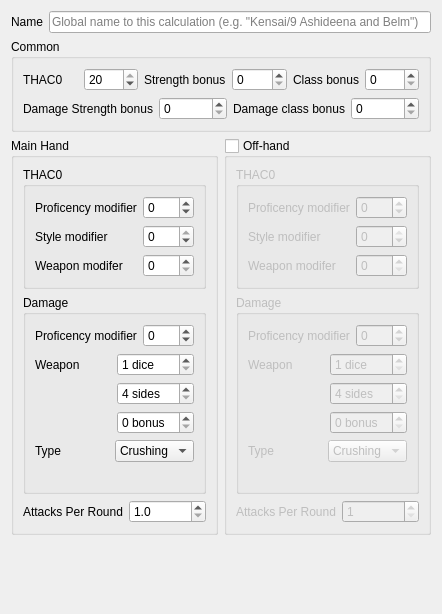
<?xml version="1.0" encoding="UTF-8"?>
<ui version="4.0">
 <class>configuration</class>
 <widget class="QWidget" name="configuration">
  <property name="geometry">
   <rect>
    <x>0</x>
    <y>0</y>
    <width>442</width>
    <height>614</height>
   </rect>
  </property>
  <layout class="QVBoxLayout" name="verticalLayout_6">
   <item>
    <layout class="QHBoxLayout" name="horizontalLayout_2">
     <item>
      <widget class="QLabel" name="nameLabel">
       <property name="text">
        <string>Name</string>
       </property>
      </widget>
     </item>
     <item>
      <widget class="QLineEdit" name="name">
       <property name="placeholderText">
        <string>Global name to this calculation (e.g. &quot;Kensai/9 Ashideena and Belm&quot;)</string>
       </property>
      </widget>
     </item>
    </layout>
   </item>
   <item>
    <widget class="QGroupBox" name="commonGroup">
     <property name="title">
      <string>Common</string>
     </property>
     <layout class="QVBoxLayout" name="verticalLayout">
      <item>
       <layout class="QHBoxLayout" name="horizontalLayout">
        <item>
         <widget class="QLabel" name="baseThac0Label">
          <property name="text">
           <string>THAC0</string>
          </property>
         </widget>
        </item>
        <item>
         <widget class="QSpinBox" name="baseThac0">
          <property name="maximum">
           <number>20</number>
          </property>
          <property name="value">
           <number>20</number>
          </property>
         </widget>
        </item>
        <item>
         <widget class="QLabel" name="strengthThac0BonusLabel">
          <property name="text">
           <string>Strength bonus</string>
          </property>
         </widget>
        </item>
        <item>
         <widget class="QSpinBox" name="strengthThac0Bonus"/>
        </item>
        <item>
         <widget class="QLabel" name="classThac0BonusLabel">
          <property name="text">
           <string>Class bonus</string>
          </property>
         </widget>
        </item>
        <item>
         <widget class="QSpinBox" name="classThac0Bonus"/>
        </item>
       </layout>
      </item>
      <item>
       <layout class="QHBoxLayout" name="horizontalLayout_3">
        <item>
         <widget class="QLabel" name="strengthDamageBonusLabel">
          <property name="text">
           <string>Damage Strength bonus</string>
          </property>
         </widget>
        </item>
        <item>
         <widget class="QSpinBox" name="strengthDamageBonus"/>
        </item>
        <item>
         <widget class="QLabel" name="classDamageBonusLabel">
          <property name="text">
           <string>Damage class bonus</string>
          </property>
         </widget>
        </item>
        <item>
         <widget class="QSpinBox" name="classDamageBonus"/>
        </item>
       </layout>
      </item>
     </layout>
    </widget>
   </item>
   <item>
    <layout class="QHBoxLayout" name="horizontalLayout_8">
     <item>
      <widget class="QGroupBox" name="mainHandGroup">
       <property name="title">
        <string>Main Hand</string>
       </property>
       <layout class="QVBoxLayout" name="verticalLayout_4">
        <item>
         <widget class="QGroupBox" name="mainHandThac0Group">
          <property name="title">
           <string>THAC0</string>
          </property>
          <layout class="QGridLayout" name="gridLayout_4">
           <item row="0" column="0">
            <widget class="QLabel" name="proficiencyThac0Modifier1Label">
             <property name="text">
              <string>Proficency modifier</string>
             </property>
            </widget>
           </item>
           <item row="0" column="1">
            <widget class="QSpinBox" name="proficiencyThac0Modifier1">
             <property name="minimum">
              <number>-5</number>
             </property>
             <property name="maximum">
              <number>3</number>
             </property>
            </widget>
           </item>
           <item row="1" column="0">
            <widget class="QLabel" name="styleModifier1Label">
             <property name="text">
              <string>Style modifier</string>
             </property>
            </widget>
           </item>
           <item row="1" column="1">
            <widget class="QSpinBox" name="styleModifier1">
             <property name="minimum">
              <number>-4</number>
             </property>
             <property name="maximum">
              <number>0</number>
             </property>
            </widget>
           </item>
           <item row="2" column="0">
            <widget class="QLabel" name="weaponThac0Modifier1Label">
             <property name="text">
              <string>Weapon modifer</string>
             </property>
            </widget>
           </item>
           <item row="2" column="1">
            <widget class="QSpinBox" name="weaponThac0Modifier1">
             <property name="maximum">
              <number>6</number>
             </property>
            </widget>
           </item>
          </layout>
         </widget>
        </item>
        <item>
         <widget class="QGroupBox" name="mainHandDamageGroup">
          <property name="title">
           <string>Damage</string>
          </property>
          <layout class="QVBoxLayout" name="verticalLayout_2">
           <item>
            <layout class="QHBoxLayout" name="horizontalLayout_4">
             <item>
              <widget class="QLabel" name="proficiencyDamageModifier1Label">
               <property name="text">
                <string>Proficency modifier</string>
               </property>
              </widget>
             </item>
             <item>
              <widget class="QSpinBox" name="proficiencyDamageModifier1">
               <property name="minimum">
                <number>-1</number>
               </property>
               <property name="maximum">
                <number>5</number>
               </property>
              </widget>
             </item>
            </layout>
           </item>
           <item>
            <layout class="QGridLayout" name="damageDice1Layout">
             <item row="0" column="1">
              <widget class="QSpinBox" name="weaponDamageDiceNumber1">
               <property name="suffix">
                <string> dice</string>
               </property>
               <property name="minimum">
                <number>1</number>
               </property>
               <property name="maximum">
                <number>20</number>
               </property>
              </widget>
             </item>
             <item row="1" column="1">
              <widget class="QSpinBox" name="weaponDamageDiceSide1">
               <property name="suffix">
                <string> sides</string>
               </property>
               <property name="minimum">
                <number>4</number>
               </property>
               <property name="maximum">
                <number>20</number>
               </property>
              </widget>
             </item>
             <item row="2" column="1">
              <widget class="QSpinBox" name="weaponDamageDiceBonus1">
               <property name="suffix">
                <string> bonus</string>
               </property>
               <property name="maximum">
                <number>10</number>
               </property>
              </widget>
             </item>
             <item row="0" column="0">
              <widget class="QLabel" name="weaponDamageDiceLabel1">
               <property name="text">
                <string>Weapon</string>
               </property>
              </widget>
             </item>
            </layout>
           </item>
           <item>
            <layout class="QHBoxLayout" name="horizontalLayout_5">
             <item>
              <widget class="QLabel" name="damageType1Label">
               <property name="text">
                <string>Type</string>
               </property>
              </widget>
             </item>
             <item>
              <widget class="QComboBox" name="damageType1">
               <item>
                <property name="text">
                 <string>Crushing</string>
                </property>
               </item>
               <item>
                <property name="text">
                 <string>Missile</string>
                </property>
               </item>
               <item>
                <property name="text">
                 <string>Piercing</string>
                </property>
               </item>
               <item>
                <property name="text">
                 <string>Slashing</string>
                </property>
               </item>
              </widget>
             </item>
            </layout>
           </item>
           <item>
            <widget class="QLabel" name="damageDetail1">
             <property name="text">
              <string/>
             </property>
            </widget>
           </item>
          </layout>
         </widget>
        </item>
        <item>
         <layout class="QHBoxLayout" name="horizontalLayout_10">
          <item>
           <widget class="QLabel" name="attacksPerRound1Label">
            <property name="text">
             <string>Attacks Per Round</string>
            </property>
           </widget>
          </item>
          <item>
           <widget class="QDoubleSpinBox" name="attacksPerRound1">
            <property name="decimals">
             <number>1</number>
            </property>
            <property name="minimum">
             <double>1.000000000000000</double>
            </property>
            <property name="maximum">
             <double>10.000000000000000</double>
            </property>
            <property name="singleStep">
             <double>0.500000000000000</double>
            </property>
           </widget>
          </item>
         </layout>
        </item>
       </layout>
      </widget>
     </item>
     <item>
      <widget class="QGroupBox" name="offHandGroup">
       <property name="title">
        <string>Off-hand</string>
       </property>
       <property name="checkable">
        <bool>true</bool>
       </property>
       <property name="checked">
        <bool>false</bool>
       </property>
       <layout class="QVBoxLayout" name="verticalLayout_5">
        <item>
         <widget class="QGroupBox" name="offHandThac0Group">
          <property name="title">
           <string>THAC0</string>
          </property>
          <layout class="QGridLayout" name="gridLayout_3">
           <item row="0" column="0">
            <widget class="QLabel" name="proficiencyThac0Modifier2Label">
             <property name="text">
              <string>Proficency modifier</string>
             </property>
            </widget>
           </item>
           <item row="0" column="1">
            <widget class="QSpinBox" name="proficiencyThac0Modifier2">
             <property name="minimum">
              <number>-5</number>
             </property>
             <property name="maximum">
              <number>3</number>
             </property>
            </widget>
           </item>
           <item row="1" column="0">
            <widget class="QLabel" name="styleModifier2Label">
             <property name="text">
              <string>Style modifier</string>
             </property>
            </widget>
           </item>
           <item row="1" column="1">
            <widget class="QSpinBox" name="styleModifier2">
             <property name="minimum">
              <number>-8</number>
             </property>
             <property name="maximum">
              <number>0</number>
             </property>
            </widget>
           </item>
           <item row="2" column="0">
            <widget class="QLabel" name="weaponThac0Modifier2Label">
             <property name="text">
              <string>Weapon modifer</string>
             </property>
            </widget>
           </item>
           <item row="2" column="1">
            <widget class="QSpinBox" name="weaponThac0Modifier2">
             <property name="maximum">
              <number>6</number>
             </property>
            </widget>
           </item>
          </layout>
         </widget>
        </item>
        <item>
         <widget class="QGroupBox" name="offHandDamageGroup">
          <property name="title">
           <string>Damage</string>
          </property>
          <layout class="QVBoxLayout" name="verticalLayout_3">
           <item>
            <layout class="QHBoxLayout" name="horizontalLayout_6">
             <item>
              <widget class="QLabel" name="proficiencyDamageModifier2Label">
               <property name="text">
                <string>Proficency modifier</string>
               </property>
              </widget>
             </item>
             <item>
              <widget class="QSpinBox" name="proficiencyDamageModifier2">
               <property name="minimum">
                <number>-1</number>
               </property>
               <property name="maximum">
                <number>5</number>
               </property>
              </widget>
             </item>
            </layout>
           </item>
           <item>
            <layout class="QGridLayout" name="damageDice2Layout">
             <item row="0" column="1">
              <widget class="QSpinBox" name="weaponDamageDiceNumber2">
               <property name="suffix">
                <string> dice</string>
               </property>
               <property name="minimum">
                <number>1</number>
               </property>
               <property name="maximum">
                <number>20</number>
               </property>
              </widget>
             </item>
             <item row="1" column="1">
              <widget class="QSpinBox" name="weaponDamageDiceSide2">
               <property name="suffix">
                <string> sides</string>
               </property>
               <property name="minimum">
                <number>4</number>
               </property>
               <property name="maximum">
                <number>20</number>
               </property>
              </widget>
             </item>
             <item row="2" column="1">
              <widget class="QSpinBox" name="weaponDamageDiceBonus2">
               <property name="suffix">
                <string> bonus</string>
               </property>
               <property name="maximum">
                <number>10</number>
               </property>
              </widget>
             </item>
             <item row="0" column="0">
              <widget class="QLabel" name="weaponDamageDiceLabel2">
               <property name="text">
                <string>Weapon</string>
               </property>
              </widget>
             </item>
            </layout>
           </item>
           <item>
            <layout class="QHBoxLayout" name="horizontalLayout_7">
             <item>
              <widget class="QLabel" name="damageType2Label">
               <property name="text">
                <string>Type</string>
               </property>
              </widget>
             </item>
             <item>
              <widget class="QComboBox" name="damageType2">
               <item>
                <property name="text">
                 <string>Crushing</string>
                </property>
               </item>
               <item>
                <property name="text">
                 <string>Missile</string>
                </property>
               </item>
               <item>
                <property name="text">
                 <string>Piercing</string>
                </property>
               </item>
               <item>
                <property name="text">
                 <string>Slashing</string>
                </property>
               </item>
              </widget>
             </item>
            </layout>
           </item>
           <item>
            <widget class="QLabel" name="damageDetail2">
             <property name="text">
              <string/>
             </property>
            </widget>
           </item>
          </layout>
         </widget>
        </item>
        <item>
         <layout class="QHBoxLayout" name="horizontalLayout_11">
          <item>
           <widget class="QLabel" name="attacksPerRound2Label">
            <property name="text">
             <string>Attacks Per Round</string>
            </property>
           </widget>
          </item>
          <item>
           <widget class="QSpinBox" name="attacksPerRound2">
            <property name="minimum">
             <number>1</number>
            </property>
            <property name="maximum">
             <number>2</number>
            </property>
           </widget>
          </item>
         </layout>
        </item>
       </layout>
      </widget>
     </item>
    </layout>
   </item>
   <item>
    <spacer name="verticalSpacer">
     <property name="orientation">
      <enum>Qt::Vertical</enum>
     </property>
     <property name="sizeType">
      <enum>QSizePolicy::MinimumExpanding</enum>
     </property>
     <property name="sizeHint" stdset="0">
      <size>
       <width>10</width>
       <height>0</height>
      </size>
     </property>
    </spacer>
   </item>
  </layout>
 </widget>
 <resources/>
 <connections/>
</ui>
